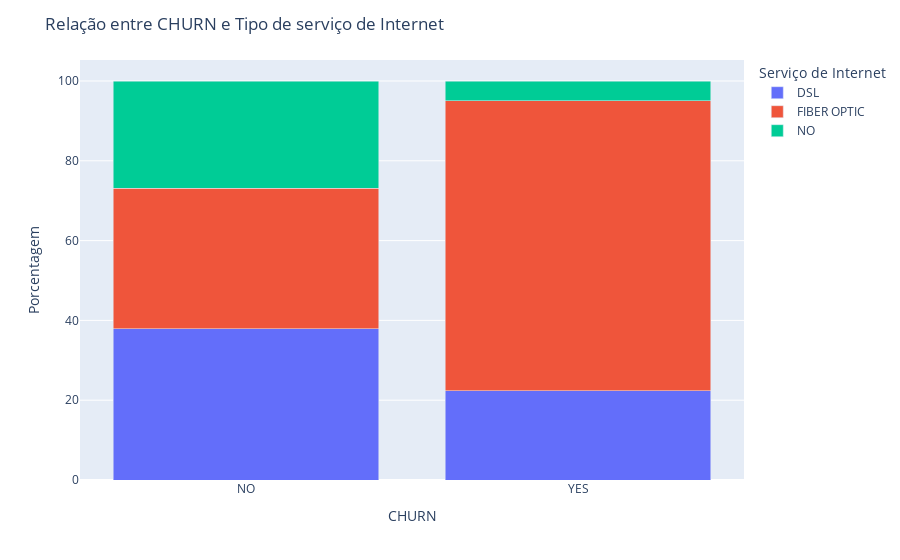

This figure's notebook cell:
### Markdown cell above
Proporcionalmente é uma taxa de churn bem alta para idosos, mas não é bem o que buscamos ainda.

### Code cell
# CHURN x Tipo de serviço de internet
df_grouped = df.groupby(['CHURN', 'SERVICO_INTERNET']).size().reset_index(name='count')
total_por_CHURN = df_grouped.groupby('CHURN')['count'].transform('sum')
df_grouped['percent'] = (df_grouped['count'] / total_por_CHURN ) * 100

fig = px.bar(df_grouped, x='CHURN', y='percent', color='SERVICO_INTERNET', barmode='stack',
             labels={'CHURN': 'CHURN', 'percent': 'Porcentagem', 'SERVICO_INTERNET': 'Serviço de Internet'})

fig.update_layout(title='Relação entre CHURN e Tipo de serviço de Internet',
                  yaxis_title='Porcentagem',
                  legend_title='Serviço de Internet')

fig.show()

### Figure 1 — Plotly figure (JSON) as saved in the notebook; plotly's stock layout.template omitted (floating-point values rounded to 4 significant figures)
{"data": [{"alignmentgroup": "True", "hovertemplate": "Serviço de Internet=DSL<br>CHURN=%{x}<br>Porcentagem=%{y}<extra></extra>", "legendgroup": "DSL", "marker": {"color": "#636efa", "pattern": {"shape": ""}}, "name": "DSL", "offsetgroup": "DSL", "orientation": "v", "showlegend": true, "textposition": "auto", "type": "bar", "x": ["NO", "YES"], "xaxis": "x", "y": [37.86, 22.41], "yaxis": "y"}, {"alignmentgroup": "True", "hovertemplate": "Serviço de Internet=FIBER OPTIC<br>CHURN=%{x}<br>Porcentagem=%{y}<extra></extra>", "legendgroup": "FIBER OPTIC", "marker": {"color": "#EF553B", "pattern": {"shape": ""}}, "name": "FIBER OPTIC", "offsetgroup": "FIBER OPTIC", "orientation": "v", "showlegend": true, "textposition": "auto", "type": "bar", "x": ["NO", "YES"], "xaxis": "x", "y": [35.25, 72.64], "yaxis": "y"}, {"alignmentgroup": "True", "hovertemplate": "Serviço de Internet=NO<br>CHURN=%{x}<br>Porcentagem=%{y}<extra></extra>", "legendgroup": "NO", "marker": {"color": "#00cc96", "pattern": {"shape": ""}}, "name": "NO", "offsetgroup": "NO", "orientation": "v", "showlegend": true, "textposition": "auto", "type": "bar", "x": ["NO", "YES"], "xaxis": "x", "y": [26.89, 4.946], "yaxis": "y"}], "layout": {"barmode": "stack", "legend": {"title": {"text": "Serviço de Internet"}, "tracegroupgap": 0}, "margin": {"t": 60}, "title": {"text": "Relação entre CHURN e Tipo de serviço de Internet"}, "xaxis": {"anchor": "y", "domain": [0, 1], "title": {"text": "CHURN"}}, "yaxis": {"anchor": "x", "domain": [0, 1], "title": {"text": "Porcentagem"}}}}
